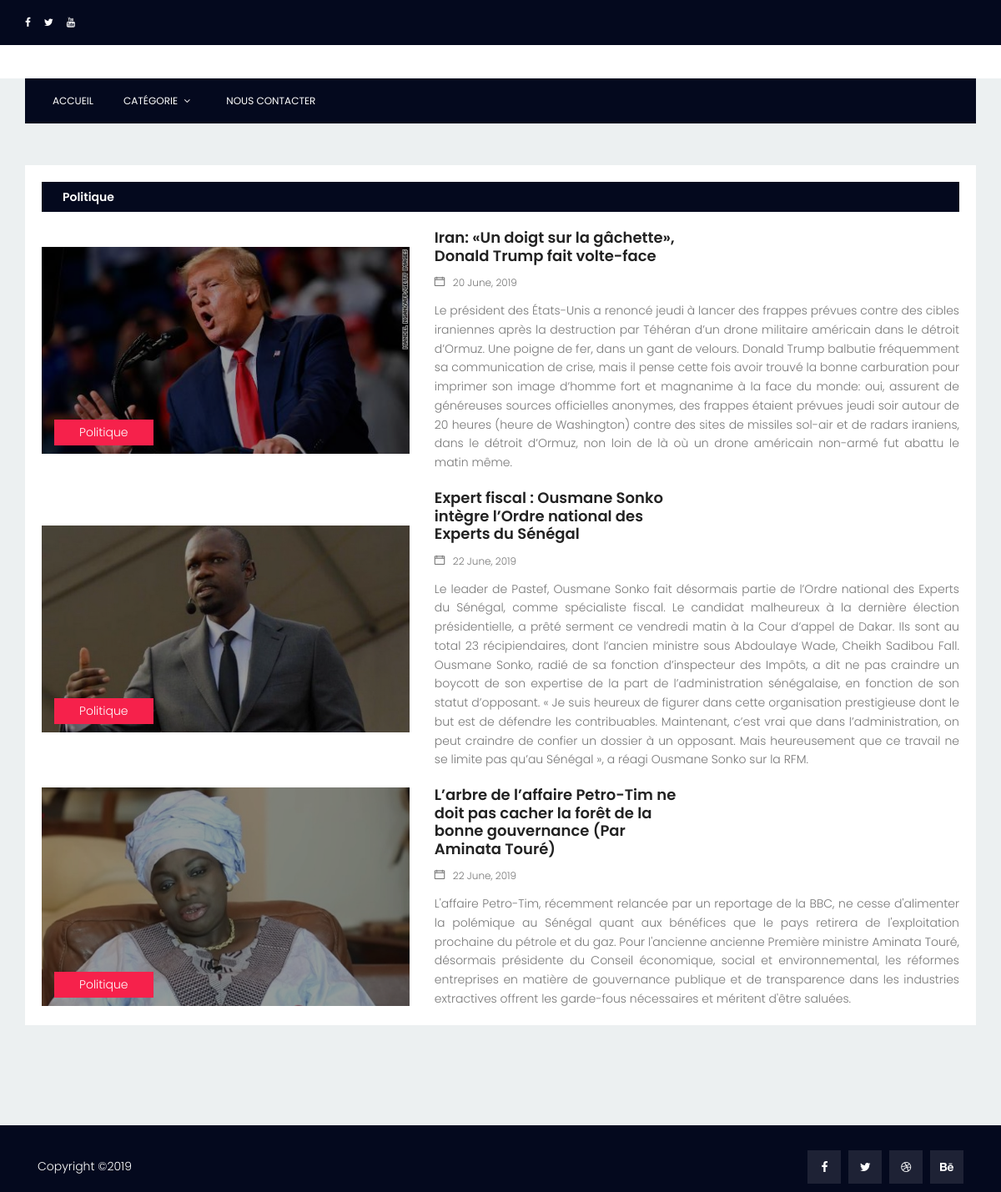
Page /article_par_categorie.php?idCategorie=3 on the committed database.
### tables this page shows
CREATE TABLE `categorie` (
  `idCat` int(11) UNSIGNED NOT NULL,
  `nom` varchar(50) NOT NULL
);

CREATE TABLE `article` (
  `idArticle` int(10) UNSIGNED NOT NULL,
  `titre` varchar(255) NOT NULL,
  `description` text NOT NULL,
  `datePub` datetime NOT NULL DEFAULT CURRENT_TIMESTAMP,
  `image` varchar(100) NOT NULL,
  `idCat` int(11) NOT NULL,
  `iduser` int(11) NOT NULL
);

### include/Article.php (called while the page is built, shortened)
<?php
class Article extends Database
{
    public function getArticleParCategorie($idCategorie)
    {
        $sql = "SELECT idArticle, titre, description, DATE_FORMAT(datePub, '%d %M, %Y') as datePub, image, nom FROM article, categorie WHERE article.idCat = categorie.idCat AND categorie.idCat = ?";
        return $this->createQuery($sql, [$idCategorie]);
    }
    public function getNomCategorie($idCategorie)
    {
        $sql = "SELECT idCat, nom FROM categorie  WHERE idCat = ?";
        return $this->createQuery($sql, [$idCategorie]);
    }
}

### include/Database.php (called while the page is built, shortened)
<?php
abstract class Database
{
    private $connection;
    private function checkConnection()
    {
        if($this->connection === null) {
            return $this->getConnection();
        }
        return $this->connection;
    }
    private function getConnection()
    {
        try{
            $this->connection = new PDO(self::DB_HOST, self::DB_USER, self::DB_PASS);
            $this->connection->setAttribute(PDO::ATTR_ERRMODE, PDO::ERRMODE_EXCEPTION);
            return $this->connection;
        }
        catch(Exception $errorConnection)
        {
            die ('Erreur de connection :'.$errorConnection->getMessage());
        }
    }
    protected function createQuery($sql, $parameters = null)
    {
        if($parameters)
        {
            $result = $this->checkConnection()->prepare($sql);
            $result->setFetchMode(PDO::FETCH_CLASS, static::class);
            $result->execute($parameters);
            return $result;
        }
        $result = $this->checkConnection()->query($sql);
        $result->setFetchMode(PDO::FETCH_CLASS, static::class);
        return $result;
    }
}

### article_par_categorie.php (the view, shortened to what this page needs)
<?php
    include './partials/header.php';
    require './include/Article.php';
    $article = new Article();
    $idCategorie = "";
    if (isset($_GET['idCategorie']))
    {
        $idCategorie = $_GET['idCategorie'];
    }
    $all = $article->getArticleParCategorie($idCategorie);
    $categorie = $article->getNomCategorie($idCategorie);
    $value = $categorie->fetch()
 ?>
<div class="site-main-container">
	<section class="latest-post-area pb-120">
        <div class="container no-padding">
            <div class="row">
                <div class="col-lg-12 post-list">
                    <div class="latest-post-wrap">
                        <h4 class="cat-title"><?= htmlspecialchars($value->nom);?></h4>
                            <?php
                                if($all->rowCount() > 0){
                                while($article = $all->fetch())
                                {
                            ?>
                                    <div class="single-latest-post row align-items-center">
                                        <div class="col-lg-5 post-left">
                                            <div class="feature-img relative">
                                                <div class="overlay overlay-bg"></div>
                                                <img class="img-fluid" src="medias/<?= htmlspecialchars($article->image);?>" alt="">
                                            </div>
                                            <ul class="tags">
                                                <li><?= htmlspecialchars($article->nom);?></li>
                                            </ul>
                                        </div>
                                        <div class="col-lg-7 post-right">
                                            <a href="detail_article.php?idArticle=<?php echo ($article->idArticle);?>">
                                                <h4><?= htmlspecialchars($article->titre);?></h4>
                                            </a>
                                            <ul class="meta">
                                                <li><span class="lnr lnr-calendar-full"></span><?= htmlspecialchars($article->datePub);?></li>
                                            </ul>
                                            <p class="excert">
                                            <?= htmlspecialchars($article->description);?>
                                            </p>
                                        </div>
                                    </div>
                                <?php
                                    }
                                    } else {
                                        ?>
                                        <br><br><div class="alert alert-danger">Aucun article ne correspond à la catégorie</div>
                                    <?php
                                    }
                                ?>
                    </div>
                </div>
            </div>
        </div>
    </section>
</div>
<?php include './partials/footer.php'; ?>

### styles/main.css (style rules this page uses)
body { color: #777777; font-family: "Poppins", sans-serif; font-size: 14px; font-weight: 300; line-height: 1.625em; position: relative; }
ol, ul { margin: 0; padding: 0; list-style: none; }
a { -webkit-transition: all 0.3s ease 0s; -moz-transition: all 0.3s ease 0s; -o-transition: all 0.3s ease 0s; transition: all 0.3s ease 0s; }
a, a:focus, a:hover { text-decoration: none; outline: 0; }
h1, h2, h3, h4, h5, h6 { font-family: "Poppins", sans-serif; color: #222222; line-height: 1.2em !important; margin-bottom: 0; margin-top: 0; font-weight: 600; }
h4, .h4 { font-size: 18px; }
.pb-120 { padding-bottom: 120px; }
.relative { position: relative; }
.overlay { position: absolute; left: 0; right: 0; top: 0; bottom: 0; }
.container.no-padding { padding-left: 0; padding-right: 0; }
.no-padding { padding: 0; }
body { background: #ecf0f1; }
.site-main-container { background: #ecf0f1; }
.latest-post-area { margin-top: 50px; }
.latest-post-area .latest-post-wrap { padding: 20px; background: #fff; }
.latest-post-area .latest-post-wrap .cat-title { font-size: 14px; font-weight: 600; background: #04091e; color: #fff; padding: 10px 25px; }
.latest-post-area .latest-post-wrap .single-latest-post { margin-top: 20px; }
.latest-post-area .latest-post-wrap .single-latest-post .feature-img { overflow: hidden; }
.latest-post-area .latest-post-wrap .single-latest-post .feature-img img { width: 100%; -webkit-transition: all 0.3s ease 0s; -moz-transition: all 0.3s ease 0s; -o-transition: all 0.3s ease 0s; transition: all 0.3s ease 0s; }
.latest-post-area .latest-post-wrap .single-latest-post .feature-img .overlay-bg { background: rgba(0, 0, 0, 0.4); -webkit-transition: all 0.3s ease 0s; -moz-transition: all 0.3s ease 0s; -o-transition: all 0.3s ease 0s; transition: all 0.3s ease 0s; }
.latest-post-area .latest-post-wrap .single-latest-post .tags { position: absolute; bottom: 10px; left: 30px; }
.latest-post-area .latest-post-wrap .single-latest-post .tags li { display: inline-block; background: #f6214b; color: #fff; padding: 4px 30px; font-weight: 300; }
.latest-post-area .latest-post-wrap .single-latest-post .meta { margin: 10px 0px; }
.latest-post-area .latest-post-wrap .single-latest-post .meta li { display: inline-block; color: #777777; margin-right: 10px; font-weight: 300; font-size: 12px; }
.latest-post-area .latest-post-wrap .single-latest-post .meta li .lnr { margin-right: 10px; font-weight: 700; }
.latest-post-area .latest-post-wrap .single-latest-post .meta li a, .latest-post-area .latest-post-wrap .single-latest-post .meta li .lnr { color: #777777; }
.latest-post-area .latest-post-wrap .single-latest-post .excert { margin-bottom: 0px; text-align: justify }
.latest-post-area .latest-post-wrap .single-latest-post .post-right h4 { max-width: 300px; -webkit-transition: all 0.3s ease 0s; -moz-transition: all 0.3s ease 0s; -o-transition: all 0.3s ease 0s; transition: all 0.3s ease 0s; }

### rows in the picture
categorie: nom "Politique"
article: image (picture), idCat.nom "Politique", titre "Iran: «Un doigt sur la gâchette», Donald Trump fait volte-face", datePub "20 June, 2019", description "Le président des États-Unis a renoncé jeudi à lancer des frappes prévues contre des cibles iraniennes après la destruction par Téhéran d’un drone militaire américain dans le détroit d’Ormuz. Une poigne de fer, dans un gant de velours. Donald Trump balbutie fréquemment sa communication de crise, mais il pense cette fois avoir trouvé la bonne carburation pour imprimer son image d’homme fort et magnanime à la face du monde: oui, assurent de généreuses sources officielles anonymes, des frappes étaient prévues jeudi soir autour de 20 heures (heure de Washington) contre des sites de missiles sol-air et de radars iraniens, dans le détroit d’Ormuz, non loin de là où un drone américain non-armé fut…"
article: image (picture), idCat.nom "Politique", titre "Expert fiscal : Ousmane Sonko intègre l’Ordre national des Experts du Sénégal", datePub "22 June, 2019", description "Le leader de Pastef, Ousmane Sonko fait désormais partie de l’Ordre national des Experts du Sénégal, comme spécialiste fiscal. Le candidat malheureux à la dernière élection présidentielle, a prêté serment ce vendredi matin à la Cour d’appel de Dakar. Ils sont au total 23 récipiendaires, dont l’ancien ministre sous Abdoulaye Wade, Cheikh Sadibou Fall. Ousmane Sonko, radié de sa fonction d’inspecteur des Impôts, a dit ne pas craindre un boycott de son expertise de la part de l’administration sénégalaise, en fonction de son statut d’opposant. « Je suis heureux de figurer dans cette organisation prestigieuse dont le but est de défendre les contribuables. Maintenant, c’est vrai que dans…"
article: image (picture), idCat.nom "Politique", titre "L’arbre de l’affaire Petro-Tim ne doit pas cacher la forêt de la bonne gouvernance (Par Aminata Touré)", datePub "22 June, 2019", description "L'affaire Petro-Tim, récemment relancée par un reportage de la BBC, ne cesse d'alimenter la polémique au Sénégal quant aux bénéfices que le pays retirera de l'exploitation prochaine du pétrole et du gaz. Pour l'ancienne ancienne Première ministre Aminata Touré, désormais présidente du Conseil économique, social et environnemental, les réformes entreprises en matière de gouvernance publique et de transparence dans les industries extractives offrent les garde-fous nécessaires et méritent d'être saluées."
